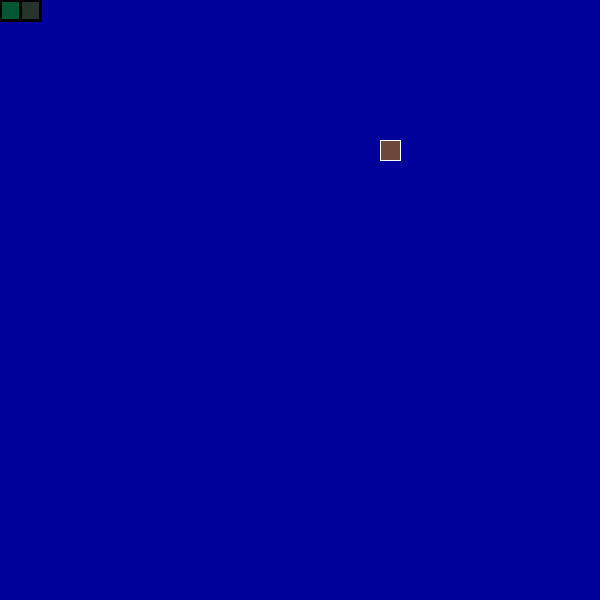
Frame 1 (no input)
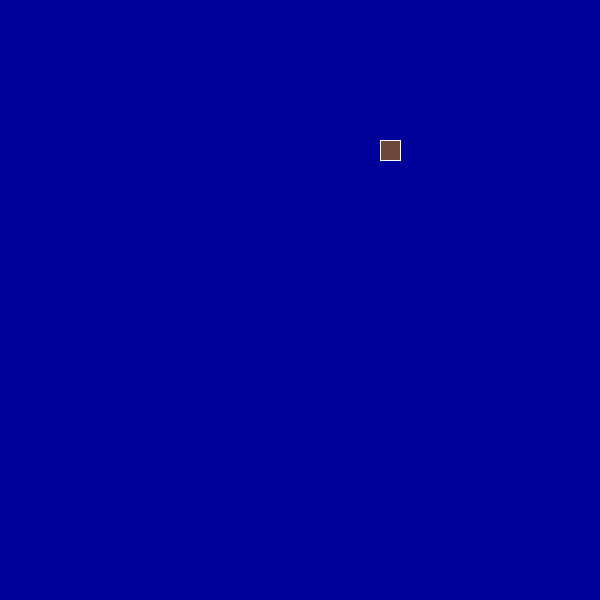
Frame 60 (the mouse pressed at the canvas centre just before this capture)
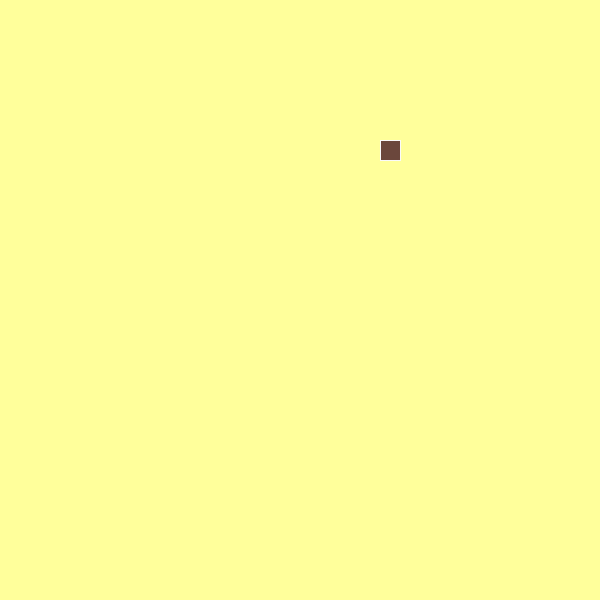
Frame 120 (the mouse held since frame 60 and released just before this capture)

The Processing sketch that drew these frames (run headless with seeded random() and noise(); from frame 60 on, the mouse is pressed at the canvas centre):

// Processing sketch: h13_eindopdracht_snake
// ── h13_eindopdracht_snake.pde
//De lengte van de slang
int snake_lengte = 2;
//MAXIMAAL
int snake_lengte_max = 500;
//De positie van de kop van de slang
int snake_head_x;
int snake_head_y;
//body
int [] x = new int [snake_lengte_max];
int [] y = new int [snake_lengte_max];
//raster
int grid = 20;
//looprichting
int snake_direction = 'r';
int snake_direction_temp;

//snelheid
int speed = 5;
int time_saved;
int time_passed;
int time_interval;
// time_saved = mills();
// time_interval= 1000/speed;
// time_passed = millis() - time_ saved;

//eten
int food_x;
int food_y;
boolean food_key = true;

//cijfer
int score = snake_lengte - 2;

//pauze
int game_pause = 0;
//game over of niet
boolean game_over = false;

void setup(){
  size(600,600);
  frameRate(8);
  time_saved = millis();
  
}

void draw(){

  time_interval = 1000/speed;
  time_passed = millis() - time_saved;
  
  
  if(snake_direction != 'p'){
     background(mouseX,mouseY,155);
    switch(snake_direction){
      case 'l':
      snake_head_x -= grid;
      break;
      case 'r':
      snake_head_x += grid;
      break;
      case 'd':
      snake_head_y += grid;
      break;
      case 'u':
      snake_head_y -= grid;
      break;
    }
      food_new(width,height);
      
      if(snake_head_x == food_x && snake_head_y == food_y){
        food_key = true;
        snake_lengte++;
      }

   
      for(int i = snake_lengte - 1; i > 0; i--){
        x[i] = x[i-1];
        y[i] = y[i-1];
      }
      
      x[0] = snake_head_x;                         // de positie van nieuwe kop
      y[0] = snake_head_y;
  
  stroke(0);
  strokeWeight(3);
  fill(#27342b);
  rect(x[0],y[0],grid,grid);
  
  fill(#005831);
  for(int i = 1; i < snake_lengte; i ++){
    rect (x[i], y[i], grid,grid);
  }

  }
  if(game_over){
  background(0);
  score = snake_lengte - 2;
  textAlign(CENTER);
  fill(255);
  text(snake_lengte - 2 + "/" + score ,0,0);
  
  textSize(30);
  text("Score : " + score,250,100);
  text("Game over , Press 'R' to restart.",250,150);
  }
  

if(snake_die()){
 return; 
}
if(game_again() ){
    return;
  }



time_saved = millis();
  }



void keyPressed(){
  if(key == 'p'){
    game_pause++;
    if( game_pause%2 == 1){
      snake_direction_temp = snake_direction;
      snake_direction = 'p';
    }else{
      snake_direction = snake_direction_temp;
    }
    
  }
  if(snake_direction != 'p' && key == CODED){
    switch(keyCode){
      case LEFT:
      snake_direction = 'l';
      break;
      case RIGHT:
      snake_direction = 'r';
      break;
      case DOWN:
      snake_direction = 'd';
      break;
      case UP:
      snake_direction = 'u';
      break;
    }
  }
}
  

void food_new(int maxWidth, int maxHeight){
  fill(#6b473c);
  stroke(250);
  strokeWeight(1);
  if(food_key){
    food_x = int ( random(0, maxWidth)/grid) * grid ;
    food_y = int ( random(0,maxHeight)/grid) * grid;
  }
  rect(food_x,food_y,grid,grid);
  food_key = false;
}

boolean snake_die(){
  if(snake_lengte > 2){
    for(int i= 1 ; i < snake_lengte; i++){
      if(snake_head_x == x[i] && snake_head_y == y[i]){
        show_gameover();
        return true;
      }
    }
    if(snake_head_x <0 || snake_head_y < 0 || snake_head_x>width|| snake_head_y > height){
    show_gameover();
  }
 }
  return false;
}
void show_gameover(){
  game_over = true;
  }
  
  
boolean game_again(){
  if(game_over && keyPressed &&(key == 'r')){
    snake_start();
  }
  return game_over;
}

void snake_start(){
  background(mouseX,mouseY,155);
  snake_lengte = 2;
  game_over= false;
  snake_head_x=0;
  snake_head_y=0;
  snake_direction = 'r';
  speed= 5;
}
